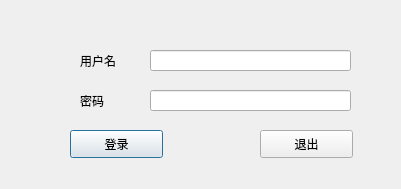
<?xml version="1.0" encoding="UTF-8"?>
<ui version="4.0">
 <class>LoginDailog</class>
 <widget class="QDialog" name="LoginDailog">
  <property name="geometry">
   <rect>
    <x>0</x>
    <y>0</y>
    <width>401</width>
    <height>189</height>
   </rect>
  </property>
  <property name="windowTitle">
   <string>Dialog</string>
  </property>
  <widget class="QPushButton" name="loginButton">
   <property name="geometry">
    <rect>
     <x>70</x>
     <y>130</y>
     <width>93</width>
     <height>28</height>
    </rect>
   </property>
   <property name="text">
    <string>登录</string>
   </property>
  </widget>
  <widget class="QPushButton" name="exitButton">
   <property name="geometry">
    <rect>
     <x>260</x>
     <y>130</y>
     <width>93</width>
     <height>28</height>
    </rect>
   </property>
   <property name="text">
    <string>退出</string>
   </property>
  </widget>
  <widget class="QLineEdit" name="userNameEdit">
   <property name="geometry">
    <rect>
     <x>150</x>
     <y>50</y>
     <width>201</width>
     <height>21</height>
    </rect>
   </property>
  </widget>
  <widget class="QLineEdit" name="passwordEdit">
   <property name="geometry">
    <rect>
     <x>150</x>
     <y>90</y>
     <width>201</width>
     <height>21</height>
    </rect>
   </property>
  </widget>
  <widget class="QLabel" name="label">
   <property name="geometry">
    <rect>
     <x>80</x>
     <y>50</y>
     <width>51</width>
     <height>21</height>
    </rect>
   </property>
   <property name="text">
    <string>用户名</string>
   </property>
  </widget>
  <widget class="QLabel" name="label_2">
   <property name="geometry">
    <rect>
     <x>80</x>
     <y>90</y>
     <width>51</width>
     <height>21</height>
    </rect>
   </property>
   <property name="text">
    <string>密码</string>
   </property>
  </widget>
 </widget>
 <resources/>
 <connections>
  <connection>
   <sender>loginButton</sender>
   <signal>clicked()</signal>
   <receiver>LoginDailog</receiver>
   <slot>accept()</slot>
   <hints>
    <hint type="sourcelabel">
     <x>71</x>
     <y>22</y>
    </hint>
    <hint type="destinationlabel">
     <x>128</x>
     <y>22</y>
    </hint>
   </hints>
  </connection>
 </connections>
</ui>
